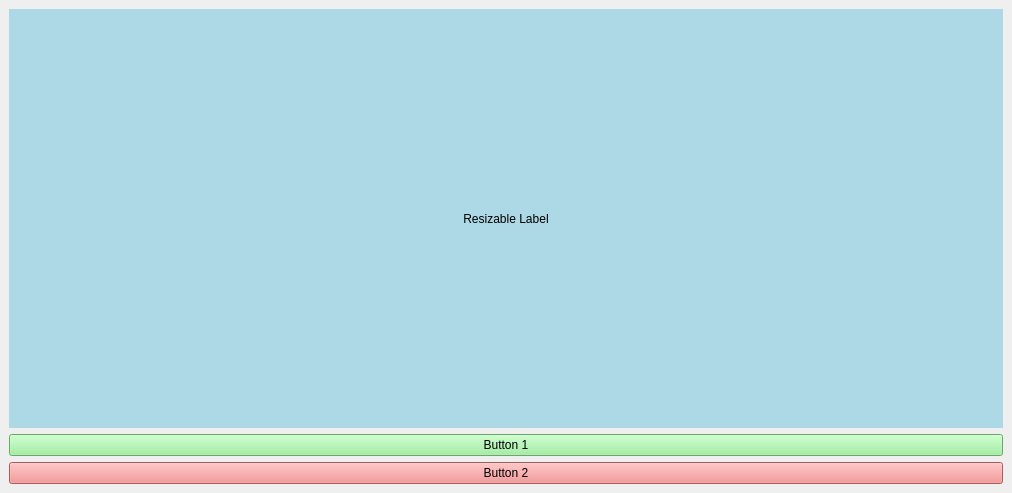
<?xml version="1.0" encoding="UTF-8"?>
<ui version="4.0">
 <class>MainWindow</class>
 <widget class="QMainWindow" name="MainWindow">
  <property name="geometry">
   <rect>
    <x>0</x>
    <y>0</y>
    <width>1012</width>
    <height>493</height>
   </rect>
  </property>
  <property name="windowTitle">
   <string>Auto-Resizing GUI</string>
  </property>
  <property name="styleSheet">
   <string notr="true">background-image: url('files/BasketballBackground.jpg');
background-repeat: no-repeat;
background-size: 300px 200px; /* Adjust to your desired dimensions */
background-position: center;</string>
  </property>
  <widget class="QWidget" name="centralwidget">
   <property name="styleSheet">
    <string notr="true">background-image: url('files/BasketballBackground.jpg');
background-repeat: no-repeat;
background-position: center;
background-size: cover;</string>
   </property>
   <layout class="QVBoxLayout" name="verticalLayout">
    <item>
     <widget class="QLabel" name="label">
      <property name="styleSheet">
       <string notr="true">background-color: lightblue;</string>
      </property>
      <property name="text">
       <string>Resizable Label</string>
      </property>
      <property name="alignment">
       <set>Qt::AlignCenter</set>
      </property>
     </widget>
    </item>
    <item>
     <widget class="QPushButton" name="button1">
      <property name="styleSheet">
       <string notr="true">background-color: lightgreen;</string>
      </property>
      <property name="text">
       <string>Button 1</string>
      </property>
     </widget>
    </item>
    <item>
     <widget class="QPushButton" name="button2">
      <property name="styleSheet">
       <string notr="true">background-color: lightcoral;</string>
      </property>
      <property name="text">
       <string>Button 2</string>
      </property>
     </widget>
    </item>
   </layout>
  </widget>
 </widget>
 <resources/>
 <connections/>
</ui>
